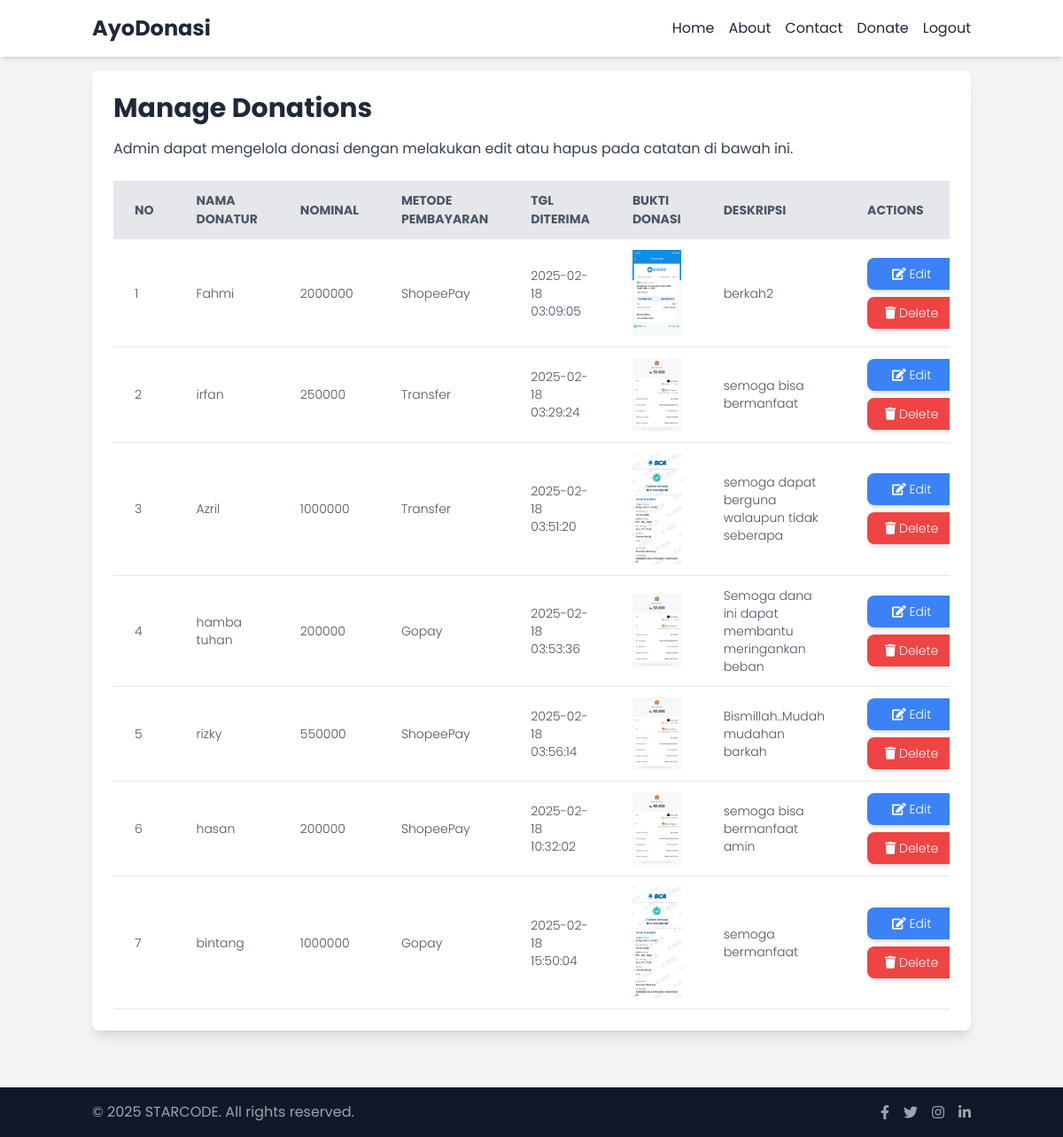
The page /admin/manage_donasi.php (signed in) on the database its author committed.
### tables this page shows
CREATE TABLE `donatur` (
  `id` int NOT NULL,
  `nama` varchar(50) NOT NULL,
  `nominal` decimal(10,0) NOT NULL,
  `metode` enum('ShopeePay','Gopay','Transfer') NOT NULL,
  `bukti` varchar(50) DEFAULT NULL,
  `deskripsi` varchar(50) DEFAULT NULL,
  `tanggal_diterima` timestamp NOT NULL DEFAULT CURRENT_TIMESTAMP
);

### function/koneksi.php (called while the page is built)
<?php
$hostname = 'localhost';
$username = 'root';
$password = '';
$database = 'donasi';
try {
   $conn = mysqli_connect($hostname, $username, $password, $database);
} catch (Exception $e) {
    echo "<b>koneksi gagal : <b/>" . $e;
}
function query($query) {
    global $conn;
    $result = mysqli_query($conn, $query);
    $rows = [];
    while( $row = mysqli_fetch_assoc($result) ) {
      $rows[] = $row;
  }
  return $rows;
}
?>

### function/copyright.php (called while the page is built)
<?php
$copyright = "2025 STARCODE. All rights reserved.";
?>

### admin/manage_donasi.php (the view, shortened to what this page needs)
<?php
require_once __DIR__ . '/../function/koneksi.php';
require_once __DIR__ . '/../function/copyright.php';
$donatur =  query("SELECT * FROM donatur");
?>
<html lang="en">
<head>
    <script src="https://cdn.tailwindcss.com"></script>
    <link href="https://cdnjs.cloudflare.com/ajax/libs/font-awesome/5.15.3/css/all.min.css" rel="stylesheet"/>
</head>
<body>
<nav class="bg-white shadow-md">
    <div class="container mx-auto p-4 flex justify-between items-center">
        <a class="text-2xl font-bold text-gray-800 slide-in" href="#">
            AyoDonasi
        </a>
        <div class="hidden md:flex space-x-4">
            <a class="text-gray-800 hover:text-blue-600 slide-in" href="/donasi/index.php">Home</a>
            <a class="text-gray-800 hover:text-blue-600 slide-in" href="/donasi/about.php">About</a>
            <a class="text-gray-800 hover:text-blue-600 slide-in" href="https://ribin.my.id/">Contact</a>
            <a class="text-gray-800 hover:text-blue-600 slide-in" href="/donasi/tambah_donasi.php">Donate</a>
            <a class="text-gray-800 hover:text-blue-600 slide-in" href="../function/logout.php">Logout</a>
        </div>
    </div>
</nav>
<main class="container mx-auto p-4">
    <div class="bg-white shadow-lg rounded-lg p-6 mb-6 relative fade-in">
        <div class="relative z-10">
            <h1 class="text-3xl font-bold mb-4 text-gray-800 bounce-in">Manage Donations</h1>
            <p class="text-gray-700 mb-6 slide-in">Admin dapat mengelola donasi dengan melakukan edit atau hapus pada catatan di bawah ini.</p>
            <div class="overflow-x-auto">
                <table class="min-w-full bg-white rounded-lg">
                    <thead>
                    <tr class="bg-gray-200 text-gray-600 uppercase text-sm leading-normal">
                        <th class="py-3 px-6 text-left">No</th>
                        <th class="py-3 px-6 text-left">Nama Donatur</th>
                        <th class="py-3 px-6 text-left">Nominal</th>
                        <th class="py-3 px-6 text-left">Metode Pembayaran</th>
                        <th class="py-3 px-6 text-left">Tgl Diterima</th>
                        <th class="py-3 px-6 text-left">Bukti Donasi</th>
                        <th class="py-3 px-6 text-left">Deskripsi</th>
                        <th class="py-3 px-6 text-left">Actions</th>
                    </tr>
                    </thead>
                    <tbody class="text-gray-600 text-sm font-light">
                        <?php $i = 1; ?>
                        <?php foreach($donatur as $row) : ?>
                    <tr class="border-b border-gray-200 hover:bg-gray-100">
                        <td class="py-3 px-6 text-left"><?= $i; ?></td>
                        <td class="py-3 px-6 text-left"><?= $row["nama"]; ?></td>
                        <td class="py-3 px-6 text-left"><?= $row["nominal"]; ?></td>
                        <td class="py-3 px-6 text-left"><?= $row["metode"]; ?></td>
                        <td class="py-3 px-6 text-left"><?= $row["tanggal_diterima"]; ?></td>
                        <td class="py-3 px-6 text-left">
                            <img src="../img/<?= $row["bukti"]; ?>"  height="100"  width="100" class="cursor-pointer" id="donation-image" />
                        </td>
                        <td class="py-3 px-6 text-left"><?= $row["deskripsi"]; ?></td>
                        <td class="py-3 px-6 text-left">
                            <button class="bg-blue-500 text-white px-4 py-2 rounded-lg shadow-md hover:bg-blue-600 transition duration-300 btn mb-2">
                                <i class="fas fa-edit"></i> <a href="edit.php?id=<?= $row["id"]; ?>">Edit</a>
                            </button>
                            <button class="bg-red-500 text-white px-4 py-2 rounded-lg shadow-md hover:bg-red-600 transition duration-300 btn">
                                <i class="fas fa-trash"></i> <a href="hapus.php?id=<?= $row["id"]; ?>"  onclick="return confirm('yakin?');">Delete</a>
                            </button>
                        </td>
                        <?php $i++; ?>
                        <?php endforeach; ?>
                    </tr>
                    </tbody>
                </table>
            </div>
        </div>
    </div>
</main>
<footer class="bg-gray-900 text-white mt-6">
    <div class="container mx-auto p-4 flex flex-col md:flex-row justify-between items-center">
        <p class="text-gray-400">&copy; <?= $copyright; ?></p>
        <div class="flex space-x-4 mt-4 md:mt-0">
            <a class="text-gray-400 hover:text-white" href="notfound.html"><i class="fab fa-facebook-f"></i></a>
            <a class="text-gray-400 hover:text-white" href="notfound.html"><i class="fab fa-twitter"></i></a>
            <a class="text-gray-400 hover:text-white" href="https://www.instagram.com/bintangrrrrrr/"  target="_blank"><i class="fab fa-instagram"></i></a>
            <a class="text-gray-400 hover:text-white" href="https://www.linkedin.com/in/bintangro/"  target="_blank"><i class="fab fa-linkedin-in"></i></a>
        </div>
    </div>
</footer>
</body>
</html>

### admin/manage_donasi.php (style rules this page uses)
body { font-family: 'Poppins', sans-serif; display: flex; flex-direction: column; min-height: 100vh; background-color: #f3f4f6; }
main { flex: 1; }
.fade-in { animation: fadeIn 1s ease-in-out; }
.slide-in { animation: slideIn 1s ease-in-out; }
.bounce-in { animation: bounceIn 1s ease-in-out; }
.btn { transition: background-color 0.3s ease, box-shadow 0.3s ease; width: 100px; }

### rows shown on the page
donatur: nama "Fahmi", nominal "2000000", metode "ShopeePay", tanggal_diterima "2025-02-18 03:09:05", bukti (picture), deskripsi "berkah2"
donatur: nama "irfan", nominal "250000", metode "Transfer", tanggal_diterima "2025-02-18 03:29:24", bukti (picture), deskripsi "semoga bisa bermanfaat"
donatur: nama "Azril", nominal "1000000", metode "Transfer", tanggal_diterima "2025-02-18 03:51:20", bukti (picture), deskripsi "semoga dapat berguna walaupun tidak seberapa"
donatur: nama "hamba tuhan", nominal "200000", metode "Gopay", tanggal_diterima "2025-02-18 03:53:36", bukti (picture), deskripsi "Semoga dana ini dapat membantu meringankan beban"
donatur: nama "rizky", nominal "550000", metode "ShopeePay", tanggal_diterima "2025-02-18 03:56:14", bukti (picture), deskripsi "Bismillah..Mudah mudahan barkah"
donatur: nama "hasan", nominal "200000", metode "ShopeePay", tanggal_diterima "2025-02-18 10:32:02", bukti (picture), deskripsi "semoga bisa bermanfaat amin"
donatur: nama "bintang", nominal "1000000", metode "Gopay", tanggal_diterima "2025-02-18 15:50:04", bukti (picture), deskripsi "semoga bermanfaat"

### other values the page prints
$copyright "2025 STARCODE. All rights reserved."
